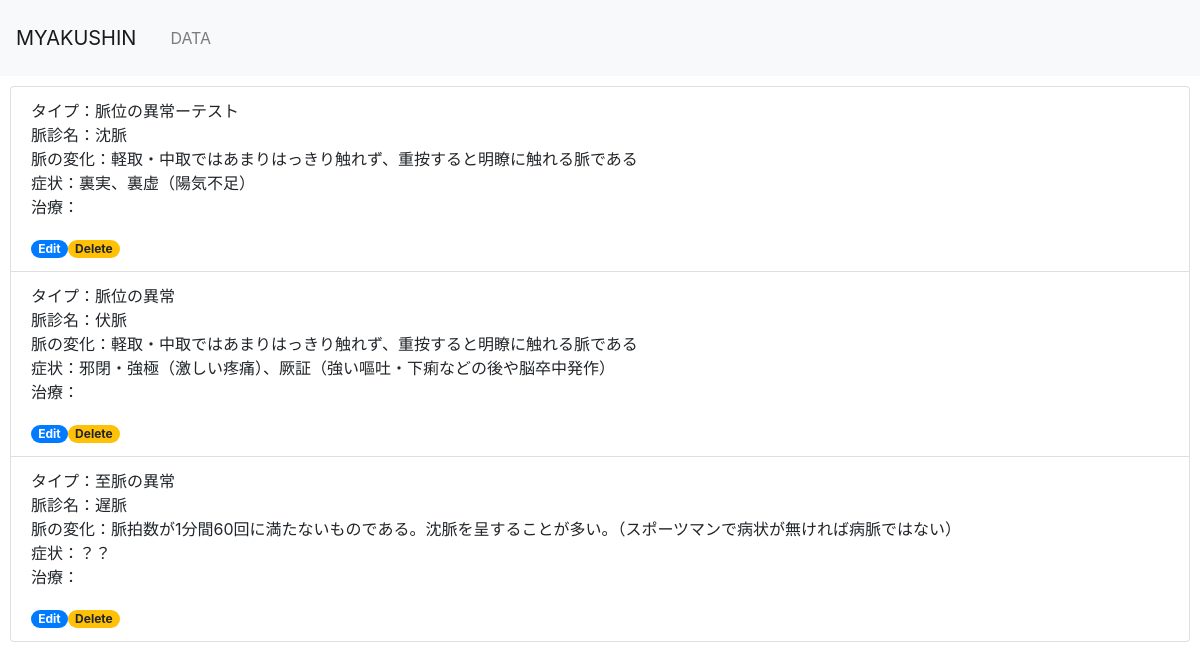
The page /select.php on the database its author committed.
### tables this page shows
CREATE TABLE `myakushin_table` (
  `id` int(12) NOT NULL,
  `shurui` text NOT NULL,
  `name` varchar(20) NOT NULL,
  `henka` text,
  `syndrome` text,
  `therapy` text,
  `indate` datetime NOT NULL,
  `user_id` int(11) NOT NULL
);

### select.php (the view, shortened to what this page needs)
<?php
$pdo = db_conn();
$sql = 'SELECT * FROM myakushin_table';
$stmt = $pdo->prepare($sql);
$status = $stmt->execute();
$view='';
if ($status==false) {
    $error = $stmt->errorInfo();
    exit('sqlError:'.$error[2]);
} else {
    while ($result = $stmt->fetch(PDO::FETCH_ASSOC)) {
        $view .= '<li class="list-group-item">';
        $view .= '<p>'.'タイプ：'.$result['shurui'].'<br>'.'脈診名：'.$result['name'].'<br>'.'脈の変化：'.$result['henka'].'<br>'.'症状：'.$result['syndrome'].'<br>'.'治療：'.$result['therapy'].'</p>';
        $view .= '<a href="detail.php?id='.$result[id].'"class="badge badge-pill badge-primary">Edit</a>';
        $view .= '<a href="delete.php?id='.$result[id].'"class="badge badge-pill badge-warning">Delete</a>';
        $view .= '</li>';
    }
}
?>
<!DOCTYPE html>
<html lang="ja">
<head>
    <link rel="stylesheet" href="https://stackpath.bootstrapcdn.com/bootstrap/4.2.1/css/bootstrap.min.css">
</head>
<body>
    <header>
        <nav class="navbar navbar-expand-lg navbar-light bg-light">
            <a class="navbar-brand" href="#">MYAKUSHIN</a>
            <div class="collapse navbar-collapse" id="navbarNav">
                <ul class="navbar-nav">
                    <li class="nav-item">
                        <a class="nav-link" href="index.php">DATA</a>
                    </li>
                </ul>
            </div>
        </nav>
    </header>
    <div>
        <ul class="list-group">
            <?=$view?>
        </ul>
    </div>
</body>
</html>

### select.php (style rules this page uses)
div { padding: 10px; font-size: 16px; }

### rows shown on the page
myakushin_table: shurui "脈位の異常ーテスト", name "沈脈", henka "軽取・中取ではあまりはっきり触れず、重按すると明瞭に触れる脈である", syndrome "裏実、裏虚（陽気不足）"
myakushin_table: shurui "脈位の異常", name "伏脈", henka "軽取・中取ではあまりはっきり触れず、重按すると明瞭に触れる脈である", syndrome "邪閉・強極（激しい疼痛）、厥証（強い嘔吐・下痢などの後や脳卒中発作）"
myakushin_table: shurui "至脈の異常", name "遅脈", henka "脈拍数が1分間60回に満たないものである。沈脈を呈することが多い。（スポーツマンで病状が無ければ病脈ではない）", syndrome "？？"
